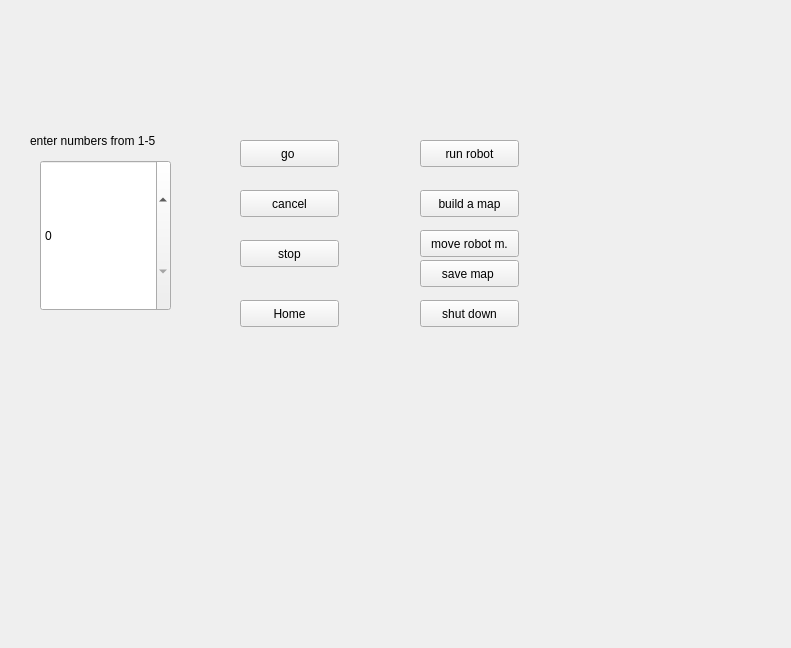
<?xml version="1.0" encoding="UTF-8"?>
<ui version="4.0">
 <class>Form</class>
 <widget class="QWidget" name="Form">
  <property name="geometry">
   <rect>
    <x>0</x>
    <y>0</y>
    <width>791</width>
    <height>648</height>
   </rect>
  </property>
  <property name="windowTitle">
   <string>Form</string>
  </property>
  <widget class="QPushButton" name="pushButton">
   <property name="geometry">
    <rect>
     <x>420</x>
     <y>140</y>
     <width>99</width>
     <height>27</height>
    </rect>
   </property>
   <property name="text">
    <string>run robot</string>
   </property>
  </widget>
  <widget class="QPushButton" name="pushButton_2">
   <property name="geometry">
    <rect>
     <x>420</x>
     <y>190</y>
     <width>99</width>
     <height>27</height>
    </rect>
   </property>
   <property name="text">
    <string>build a map</string>
   </property>
  </widget>
  <widget class="QPushButton" name="pushButton_3">
   <property name="geometry">
    <rect>
     <x>420</x>
     <y>230</y>
     <width>99</width>
     <height>27</height>
    </rect>
   </property>
   <property name="text">
    <string>move robot m.</string>
   </property>
  </widget>
  <widget class="QPushButton" name="pushButton_4">
   <property name="geometry">
    <rect>
     <x>420</x>
     <y>300</y>
     <width>99</width>
     <height>27</height>
    </rect>
   </property>
   <property name="text">
    <string>shut down</string>
   </property>
  </widget>
  <widget class="QPushButton" name="pushButton_5">
   <property name="geometry">
    <rect>
     <x>240</x>
     <y>140</y>
     <width>99</width>
     <height>27</height>
    </rect>
   </property>
   <property name="text">
    <string>go </string>
   </property>
  </widget>
  <widget class="QPushButton" name="pushButton_6">
   <property name="geometry">
    <rect>
     <x>240</x>
     <y>190</y>
     <width>99</width>
     <height>27</height>
    </rect>
   </property>
   <property name="text">
    <string>cancel</string>
   </property>
  </widget>
  <widget class="QPushButton" name="pushButton_7">
   <property name="geometry">
    <rect>
     <x>240</x>
     <y>240</y>
     <width>99</width>
     <height>27</height>
    </rect>
   </property>
   <property name="text">
    <string>stop</string>
   </property>
  </widget>
  <widget class="QSpinBox" name="spinBox">
   <property name="geometry">
    <rect>
     <x>40</x>
     <y>160</y>
     <width>131</width>
     <height>151</height>
    </rect>
   </property>
  </widget>
  <widget class="QLabel" name="label">
   <property name="geometry">
    <rect>
     <x>30</x>
     <y>120</y>
     <width>161</width>
     <height>41</height>
    </rect>
   </property>
   <property name="text">
    <string>enter numbers from 1-5</string>
   </property>
  </widget>
  <widget class="QPushButton" name="pushButton_8">
   <property name="geometry">
    <rect>
     <x>240</x>
     <y>300</y>
     <width>99</width>
     <height>27</height>
    </rect>
   </property>
   <property name="text">
    <string>Home</string>
   </property>
  </widget>
  <widget class="QPushButton" name="pushButton_9">
   <property name="geometry">
    <rect>
     <x>420</x>
     <y>260</y>
     <width>99</width>
     <height>27</height>
    </rect>
   </property>
   <property name="text">
    <string>save map </string>
   </property>
  </widget>
 </widget>
 <resources/>
 <connections>
  <connection>
   <sender>spinBox</sender>
   <signal>valueChanged(int)</signal>
   <receiver>Form</receiver>
   <slot>update_position()</slot>
   <hints>
    <hint type="sourcelabel">
     <x>167</x>
     <y>308</y>
    </hint>
    <hint type="destinationlabel">
     <x>195</x>
     <y>323</y>
    </hint>
   </hints>
  </connection>
  <connection>
   <sender>pushButton_8</sender>
   <signal>clicked()</signal>
   <receiver>Form</receiver>
   <slot>home()</slot>
   <hints>
    <hint type="sourcelabel">
     <x>331</x>
     <y>310</y>
    </hint>
    <hint type="destinationlabel">
     <x>362</x>
     <y>333</y>
    </hint>
   </hints>
  </connection>
  <connection>
   <sender>pushButton_7</sender>
   <signal>clicked()</signal>
   <receiver>Form</receiver>
   <slot>stop_move()</slot>
   <hints>
    <hint type="sourcelabel">
     <x>326</x>
     <y>248</y>
    </hint>
    <hint type="destinationlabel">
     <x>357</x>
     <y>269</y>
    </hint>
   </hints>
  </connection>
  <connection>
   <sender>pushButton_6</sender>
   <signal>clicked()</signal>
   <receiver>Form</receiver>
   <slot>cancel_goal()</slot>
   <hints>
    <hint type="sourcelabel">
     <x>336</x>
     <y>196</y>
    </hint>
    <hint type="destinationlabel">
     <x>358</x>
     <y>209</y>
    </hint>
   </hints>
  </connection>
  <connection>
   <sender>pushButton_5</sender>
   <signal>clicked()</signal>
   <receiver>Form</receiver>
   <slot>go_to_goal()</slot>
   <hints>
    <hint type="sourcelabel">
     <x>337</x>
     <y>159</y>
    </hint>
    <hint type="destinationlabel">
     <x>350</x>
     <y>163</y>
    </hint>
   </hints>
  </connection>
  <connection>
   <sender>pushButton</sender>
   <signal>clicked()</signal>
   <receiver>Form</receiver>
   <slot>run_robot()</slot>
   <hints>
    <hint type="sourcelabel">
     <x>510</x>
     <y>157</y>
    </hint>
    <hint type="destinationlabel">
     <x>559</x>
     <y>166</y>
    </hint>
   </hints>
  </connection>
  <connection>
   <sender>pushButton_2</sender>
   <signal>clicked()</signal>
   <receiver>Form</receiver>
   <slot>build_map()</slot>
   <hints>
    <hint type="sourcelabel">
     <x>513</x>
     <y>208</y>
    </hint>
    <hint type="destinationlabel">
     <x>593</x>
     <y>214</y>
    </hint>
   </hints>
  </connection>
  <connection>
   <sender>pushButton_3</sender>
   <signal>clicked()</signal>
   <receiver>Form</receiver>
   <slot>teleop()</slot>
   <hints>
    <hint type="sourcelabel">
     <x>505</x>
     <y>249</y>
    </hint>
    <hint type="destinationlabel">
     <x>590</x>
     <y>261</y>
    </hint>
   </hints>
  </connection>
  <connection>
   <sender>pushButton_4</sender>
   <signal>clicked()</signal>
   <receiver>Form</receiver>
   <slot>shutdown()</slot>
   <hints>
    <hint type="sourcelabel">
     <x>514</x>
     <y>315</y>
    </hint>
    <hint type="destinationlabel">
     <x>587</x>
     <y>318</y>
    </hint>
   </hints>
  </connection>
  <connection>
   <sender>pushButton_9</sender>
   <signal>clicked()</signal>
   <receiver>Form</receiver>
   <slot>save_map()</slot>
   <hints>
    <hint type="sourcelabel">
     <x>508</x>
     <y>281</y>
    </hint>
    <hint type="destinationlabel">
     <x>568</x>
     <y>280</y>
    </hint>
   </hints>
  </connection>
 </connections>
 <slots>
  <slot>update_position()</slot>
  <slot>home()</slot>
  <slot>stop_move()</slot>
  <slot>cancel_goal()</slot>
  <slot>go_to_goal()</slot>
  <slot>run_robot()</slot>
  <slot>build_map()</slot>
  <slot>teleop()</slot>
  <slot>shutdown()</slot>
  <slot>save_map()</slot>
 </slots>
</ui>
